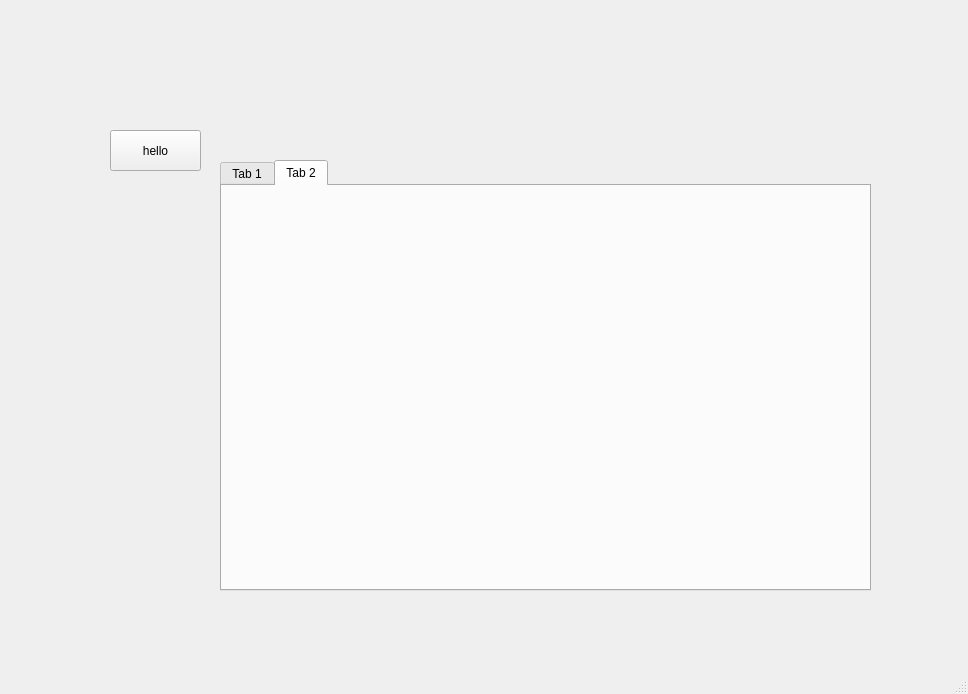
<?xml version="1.0" encoding="UTF-8"?>
<ui version="4.0">
 <class>MainWindow2</class>
 <widget class="QMainWindow" name="MainWindow2">
  <property name="geometry">
   <rect>
    <x>0</x>
    <y>0</y>
    <width>968</width>
    <height>694</height>
   </rect>
  </property>
  <property name="windowTitle">
   <string>MainWindow</string>
  </property>
  <widget class="QWidget" name="centralwidget">
   <widget class="QTabWidget" name="tabWidget">
    <property name="geometry">
     <rect>
      <x>220</x>
      <y>160</y>
      <width>651</width>
      <height>431</height>
     </rect>
    </property>
    <property name="currentIndex">
     <number>1</number>
    </property>
    <widget class="QWidget" name="tab">
     <attribute name="title">
      <string>Tab 1</string>
     </attribute>
    </widget>
    <widget class="QWidget" name="tab_2">
     <attribute name="title">
      <string>Tab 2</string>
     </attribute>
    </widget>
   </widget>
   <widget class="QPushButton" name="pushButton">
    <property name="geometry">
     <rect>
      <x>110</x>
      <y>130</y>
      <width>91</width>
      <height>41</height>
     </rect>
    </property>
    <property name="text">
     <string>hello</string>
    </property>
   </widget>
  </widget>
  <widget class="QMenuBar" name="menubar">
   <property name="geometry">
    <rect>
     <x>0</x>
     <y>0</y>
     <width>968</width>
     <height>22</height>
    </rect>
   </property>
  </widget>
  <widget class="QStatusBar" name="statusbar"/>
 </widget>
 <resources/>
 <connections/>
</ui>
